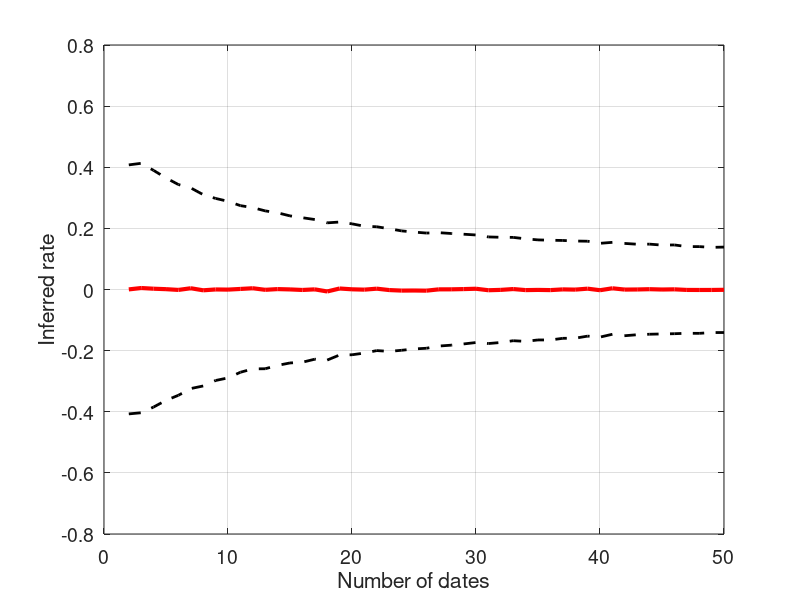

Write MATLAB code to recreate this figure.
n=2:50;
nd=10000;
Var=1;
for i=1:length(n)
    dat=rand(n(i),nd);
    ts=linspace(0,1,n(i));
    G=[ts' ones(size(ts'))];
   	Gg=inv(G'*G)*G';
    mods=Gg*dat;
    rate(i,:)=mods(1,:);
end


for i=1:length(n)
    tmp=rate(i,:);
    m(i)=mean(tmp);
    stds(i)=std(tmp);
end

plot(n,m,'r','linewidth',3)
hold on
plot(n,m+stds,'k--','linewidth',2)
plot(n,m-stds,'k--','linewidth',2)
grid on
box on
set(gca,'fontsize',14)
xlabel('Number of dates')
ylabel('Inferred rate')
